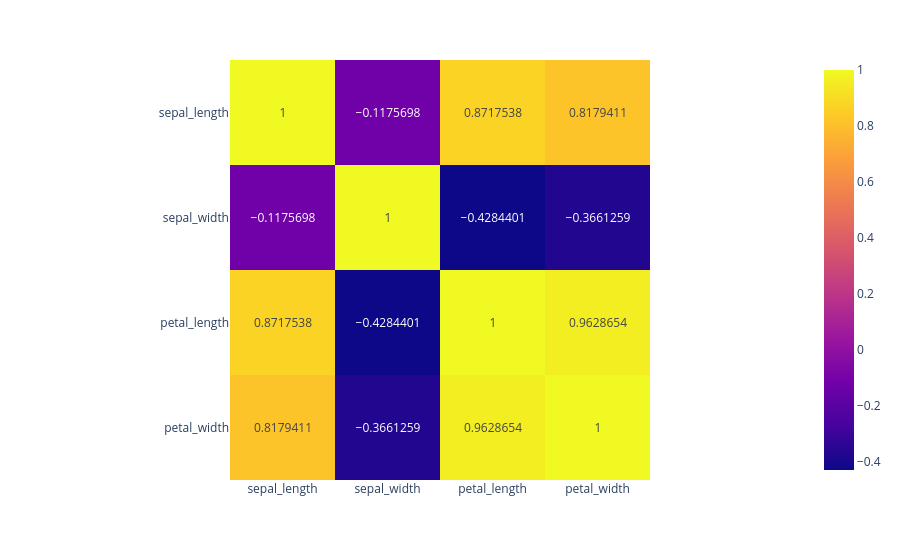

Notebook cell for this chart:
### Code cell
px.imshow(corr, text_auto=True) # to create a heatmap using plotly express library with the correlation matrix corr and display the correlation values as text on the heatmap

### Figure 1 — Plotly figure (JSON) as saved in the notebook; plotly's stock layout.template omitted (floating-point values rounded to 4 significant figures)
{"data": [{"coloraxis": "coloraxis", "hovertemplate": "x: %{x}<br>y: %{y}<br>color: %{z}<extra></extra>", "name": "0", "texttemplate": "%{z}", "type": "heatmap", "x": ["sepal_length", "sepal_width", "petal_length", "petal_width"], "xaxis": "x", "y": ["sepal_length", "sepal_width", "petal_length", "petal_width"], "yaxis": "y", "z": [[1.0, -0.1176, 0.8718, 0.8179], [-0.1176, 1.0, -0.4284, -0.3661], [0.8718, -0.4284, 1.0, 0.9629], [0.8179, -0.3661, 0.9629, 1.0]]}], "layout": {"coloraxis": {"colorscale": [[0, "#0d0887"], [0.1111, "#46039f"], [0.2222, "#7201a8"], [0.3333, "#9c179e"], [0.4444, "#bd3786"], [0.5556, "#d8576b"], [0.6667, "#ed7953"], [0.7778, "#fb9f3a"], [0.8889, "#fdca26"], [1, "#f0f921"]]}, "margin": {"t": 60}, "xaxis": {"anchor": "y", "constrain": "domain", "domain": [0, 1], "scaleanchor": "y"}, "yaxis": {"anchor": "x", "autorange": "reversed", "constrain": "domain", "domain": [0, 1]}}}
